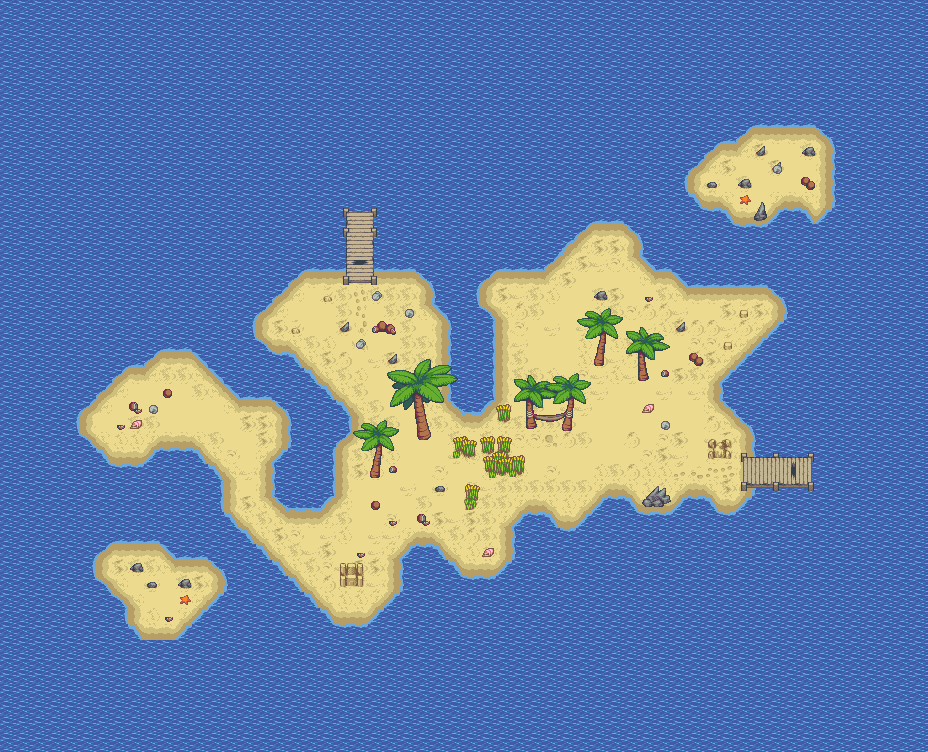

This is a level from a 2D game, rendered from its Tiled map with the project's own tilesets. A one-line summary and the map file follow, with tile-layer data summarised:
An orthogonal 58x47 tile map with 16x16 px tiles, 3 tile layers (Ground, Fringe, Over) and 3 objects (start, exit, rest).

<map version="1.5" tiledversion="1.6.0" orientation="orthogonal" renderorder="right-down" width="58" height="47" tilewidth="16" tileheight="16" infinite="0" nextlayerid="5" nextobjectid="8">
 <tileset firstgid="1" source="beach_tileset.tsx" />
 <layer id="1" name="Ground" width="58" height="47">
  <data>[2726 cells, 2726 non-empty, 62 distinct tile ids]</data>
 </layer>
 <layer id="2" name="Fringe" width="58" height="47">
  <data>[2726 cells, 81 non-empty, 63 distinct tile ids]</data>
 </layer>
 <layer id="3" name="Over" width="58" height="47">
  <data>[2726 cells, 69 non-empty, 58 distinct tile ids]</data>
 </layer>
 <objectgroup id="4" name="Objects">
  <object id="1" name="Starting Point" type="start" x="794.667" y="471.667">
   <point />
  </object>
  <object id="5" name="Exit" type="exit" x="336" y="208" width="48" height="48" />
  <object id="7" name="Resting Spot" type="rest" x="528" y="416" width="48" height="16" />
 </objectgroup>
</map>
